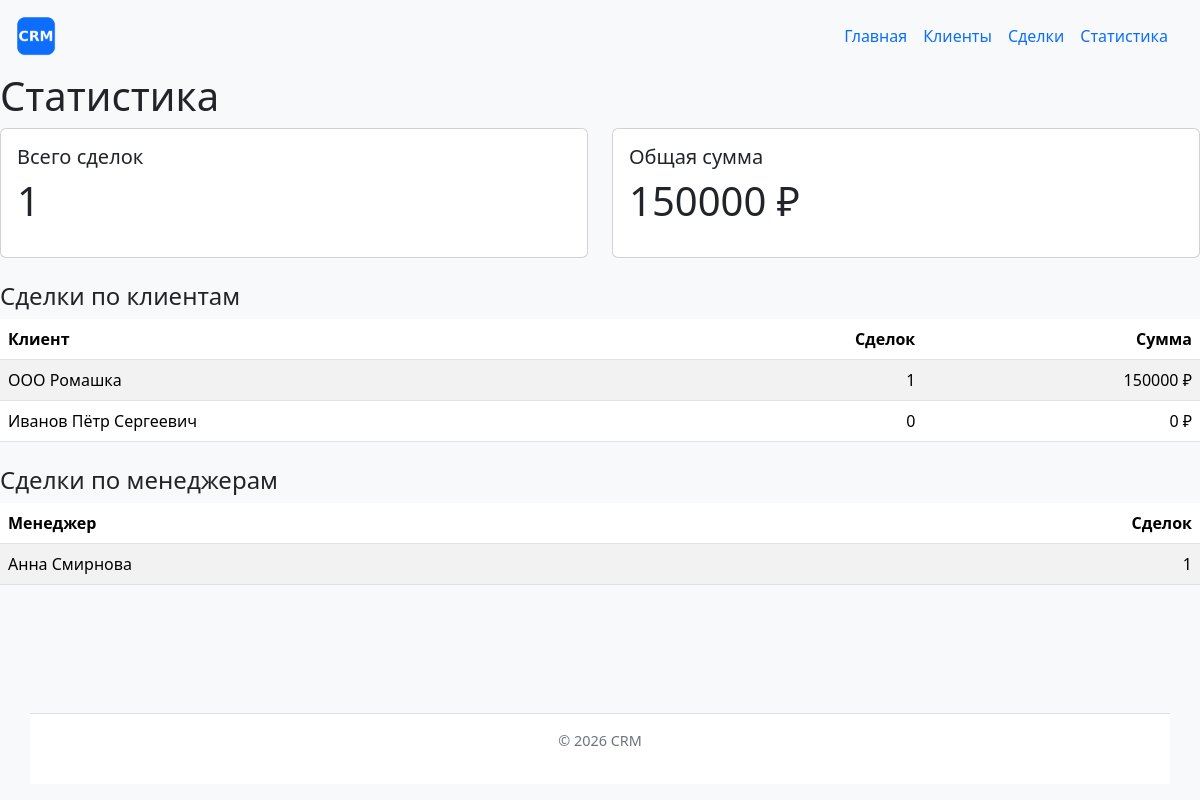
The page /deals/statistics/ on the database its author committed.
### deals/views.py (the view)
# urls.py: path("statistics/", views.statistics, name="statistics"),
def statistics(request):
    conn = get_connection()
    try:
        by_client = conn.execute(
            """
            SELECT
                clients.name      AS client_name,
                COUNT(deals.id)   AS deals_count,
                COALESCE(SUM(deals.amount), 0) AS total_amount
            FROM clients
            LEFT JOIN deals ON clients.id = deals.client_id
            GROUP BY clients.id, clients.name
            ORDER BY deals_count DESC, client_name
            """
        ).fetchall()
        by_manager = conn.execute(
            """
            SELECT
                managers.name     AS manager_name,
                COUNT(deals.id)   AS deals_count
            FROM managers
            LEFT JOIN deals ON managers.id = deals.manager_id
            GROUP BY managers.id, managers.name
            ORDER BY deals_count DESC, manager_name
            """
        ).fetchall()
        total = conn.execute(
            "SELECT COUNT(*) AS cnt, COALESCE(SUM(amount), 0) AS total "
            "FROM deals"
        ).fetchone()
    finally:
        conn.close()
    context = {
        "by_client": by_client,
        "by_manager": by_manager,
        "total_count": total["cnt"],
        "total_amount": total["total"],
    }
    return render(request, "deals/statistics.html", context)

### db/database.py (called while the page is built)
def get_connection():
    conn = sqlite3.connect(DB_PATH)
    conn.row_factory = sqlite3.Row
    conn.execute("PRAGMA foreign_keys = ON")
    return conn

### deals/templates/deals/statistics.html (shortened to what this page needs)
{% extends "base.html" %}
{% block content %}
    <h1>Статистика</h1>
    <div class="row mb-4">
        <div class="col-md-6">
            <div class="card">
                <div class="card-body">
                    <h2 class="h5">Всего сделок</h2>
                    <p class="display-6">{{ total_count }}</p>
                </div>
            </div>
        </div>
        <div class="col-md-6">
            <div class="card">
                <div class="card-body">
                    <h2 class="h5">Общая сумма</h2>
                    <p class="display-6">{{ total_amount|floatformat:0 }} ₽</p>
                </div>
            </div>
        </div>
    </div>
    <h2 class="h4">Сделки по клиентам</h2>
    <table class="table table-striped">
        <thead>
            <tr>
                <th>Клиент</th>
                <th class="text-end">Сделок</th>
                <th class="text-end">Сумма</th>
            </tr>
        </thead>
        <tbody>
            {% for row in by_client %}
                <tr>
                    <td>{{ row.client_name }}</td>
                    <td class="text-end">{{ row.deals_count }}</td>
                    <td class="text-end">{{ row.total_amount|floatformat:0 }} ₽</td>
                </tr>
            {% empty %}
                <tr><td colspan="3">Данных нет.</td></tr>
            {% endfor %}
        </tbody>
    </table>
    <h2 class="h4 mt-4">Сделки по менеджерам</h2>
    <table class="table table-striped">
        <thead>
            <tr>
                <th>Менеджер</th>
                <th class="text-end">Сделок</th>
            </tr>
        </thead>
        <tbody>
            {% for row in by_manager %}
                <tr>
                    <td>{{ row.manager_name }}</td>
                    <td class="text-end">{{ row.deals_count }}</td>
                </tr>
            {% empty %}
                <tr><td colspan="2">Данных нет.</td></tr>
            {% endfor %}
        </tbody>
    </table>
{% endblock %}

### templates/base.html (shortened to what this page needs)
{% load static %}
<!DOCTYPE html>
<html lang="ru">
    <head>
        <link rel="stylesheet"  href="https://cdn.jsdelivr.net/npm/bootstrap@5.3.3/dist/css/bootstrap.min.css">
        <link rel="stylesheet" href="{% static 'homepage/css/style.css' %}">
    </head>
    <body>
        <header class="container-head">
            <img src="{% static 'homepage/img/logo.png' %}" alt="CRM" class="crm-logo">
            {% include "includes/navigation.html" %}
        </header>
        <main>
            {% block content %}
            {% endblock %}
        </main>
         <footer class="container mt-4 mb-3">
        <p>
            &copy; <span id="current-year"></span> CRM
        </p>
    </footer>
    </body>
</html>

### templates/includes/navigation.html
<nav class="head-links">
    <a href="{% url 'homepage:index' %}">Главная</a>
    <a href="{% url 'clients:list' %}">Клиенты</a>
    <a href="{% url 'deals:list' %}">Сделки</a>
    <a href="{% url 'deals:statistics' %}">Статистика</a>
</nav>

### homepage/static/homepage/css/style.css (style rules this page uses)
*, *::before, *::after { box-sizing: border-box; }
html, body { height: 100%; }
body { display: flex; flex-direction: column; min-height: 100vh; margin: 0; background-color: #f8f9fa; font-family: system-ui, -apple-system, "Segoe UI", Roboto, sans-serif; }
.container-head { display: flex; flex-direction: row; align-items: center; justify-content: space-between; gap: 1rem; flex-wrap: wrap; }
.head-links { display: flex; flex-direction: row; align-items: center; gap: 1rem; margin-right: 2rem; }
.head-links a { text-decoration: none; color: #0d6efd; white-space: nowrap; }
main { flex: 1 0 auto; }
footer { flex-shrink: 0; }
.crm-logo { display: block; width: 40px; max-width: 100%; height: auto; margin: 1rem 1rem; }
footer { color: #6c757d; border-top: 1px solid #dee2e6; padding: 1rem 0; text-align: center; font-size: 0.9rem; background-color: #fff; }

### rows shown on the page
clients: client_name "ООО Ромашка", deals_count "1", total_amount "150000"
clients: client_name "Иванов Пётр Сергеевич", deals_count "0", total_amount "0"
managers: manager_name "Анна Смирнова", deals_count "1"

### other values the page prints
{{ total_count }} "1"
{{ total_amount|floatformat:0 }} "150000"
